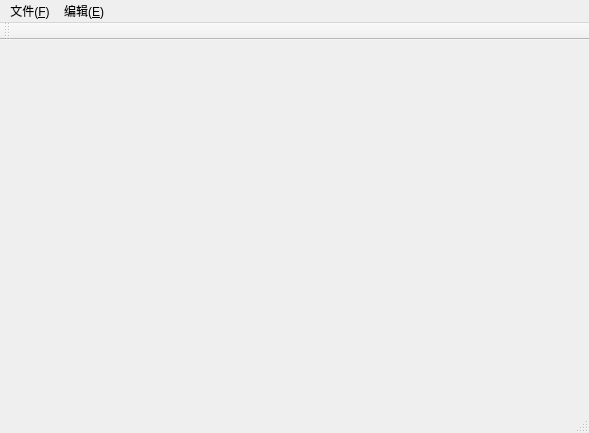
<?xml version="1.0" encoding="UTF-8"?>
<ui version="4.0">
 <class>MainWindow</class>
 <widget class="QMainWindow" name="MainWindow">
  <property name="geometry">
   <rect>
    <x>0</x>
    <y>0</y>
    <width>589</width>
    <height>433</height>
   </rect>
  </property>
  <property name="windowTitle">
   <string>MainWindow</string>
  </property>
  <widget class="QWidget" name="centralWidget"/>
  <widget class="QMenuBar" name="menuBar">
   <property name="geometry">
    <rect>
     <x>0</x>
     <y>0</y>
     <width>589</width>
     <height>26</height>
    </rect>
   </property>
   <widget class="QMenu" name="menu_F">
    <property name="title">
     <string>文件(&amp;F)</string>
    </property>
    <addaction name="action_New"/>
    <addaction name="action_Open"/>
    <addaction name="action_Save"/>
    <addaction name="action_SaveAs"/>
    <addaction name="separator"/>
    <addaction name="action_Exit"/>
   </widget>
   <widget class="QMenu" name="menu_E">
    <property name="title">
     <string>编辑(&amp;E)</string>
    </property>
    <addaction name="action_Undo"/>
    <addaction name="separator"/>
    <addaction name="action_Cut"/>
    <addaction name="action_Copy"/>
    <addaction name="action_Paste"/>
    <addaction name="action_Delete"/>
    <addaction name="separator"/>
    <addaction name="action_Find"/>
    <addaction name="action_FindNext"/>
    <addaction name="action_Replace"/>
   </widget>
   <addaction name="menu_F"/>
   <addaction name="menu_E"/>
  </widget>
  <widget class="QToolBar" name="mainToolBar">
   <attribute name="toolBarArea">
    <enum>TopToolBarArea</enum>
   </attribute>
   <attribute name="toolBarBreak">
    <bool>false</bool>
   </attribute>
  </widget>
  <widget class="QStatusBar" name="statusBar"/>
  <action name="action_New">
   <property name="text">
    <string>新建(&amp;N)</string>
   </property>
   <property name="shortcut">
    <string>Ctrl+N</string>
   </property>
  </action>
  <action name="action_Open">
   <property name="text">
    <string>打开(&amp;O)</string>
   </property>
   <property name="shortcut">
    <string>Ctrl+O</string>
   </property>
  </action>
  <action name="action_Save">
   <property name="text">
    <string>保存(&amp;S)</string>
   </property>
   <property name="shortcut">
    <string>Ctrl+S</string>
   </property>
  </action>
  <action name="action_SaveAs">
   <property name="text">
    <string>另存为(&amp;A)</string>
   </property>
   <property name="shortcut">
    <string>Ctrl+Shift+S</string>
   </property>
  </action>
  <action name="action_Exit">
   <property name="text">
    <string>退出(&amp;X)</string>
   </property>
   <property name="shortcut">
    <string>Ctrl+W</string>
   </property>
  </action>
  <action name="action_Undo">
   <property name="text">
    <string>撤销(&amp;U)</string>
   </property>
   <property name="shortcut">
    <string>Ctrl+Z</string>
   </property>
  </action>
  <action name="action_Cut">
   <property name="text">
    <string>剪切(&amp;T)</string>
   </property>
   <property name="shortcut">
    <string>Ctrl+X</string>
   </property>
  </action>
  <action name="action_Copy">
   <property name="text">
    <string>复制(&amp;C)</string>
   </property>
   <property name="shortcut">
    <string>Ctrl+C</string>
   </property>
  </action>
  <action name="action_Paste">
   <property name="text">
    <string>粘贴(&amp;P)</string>
   </property>
   <property name="shortcut">
    <string>Ctrl+V</string>
   </property>
  </action>
  <action name="action_Delete">
   <property name="text">
    <string>删除(&amp;L)</string>
   </property>
   <property name="shortcut">
    <string>Del</string>
   </property>
  </action>
  <action name="action_Find">
   <property name="text">
    <string>查找(&amp;F)</string>
   </property>
   <property name="shortcut">
    <string>Ctrl+F</string>
   </property>
  </action>
  <action name="action_FindNext">
   <property name="text">
    <string>查找下一个(&amp;N)</string>
   </property>
   <property name="shortcut">
    <string>F3</string>
   </property>
  </action>
  <action name="action_Replace">
   <property name="text">
    <string>替换(&amp;R)</string>
   </property>
   <property name="shortcut">
    <string>Ctrl+H</string>
   </property>
  </action>
 </widget>
 <layoutdefault spacing="6" margin="11"/>
 <resources/>
 <connections/>
</ui>
